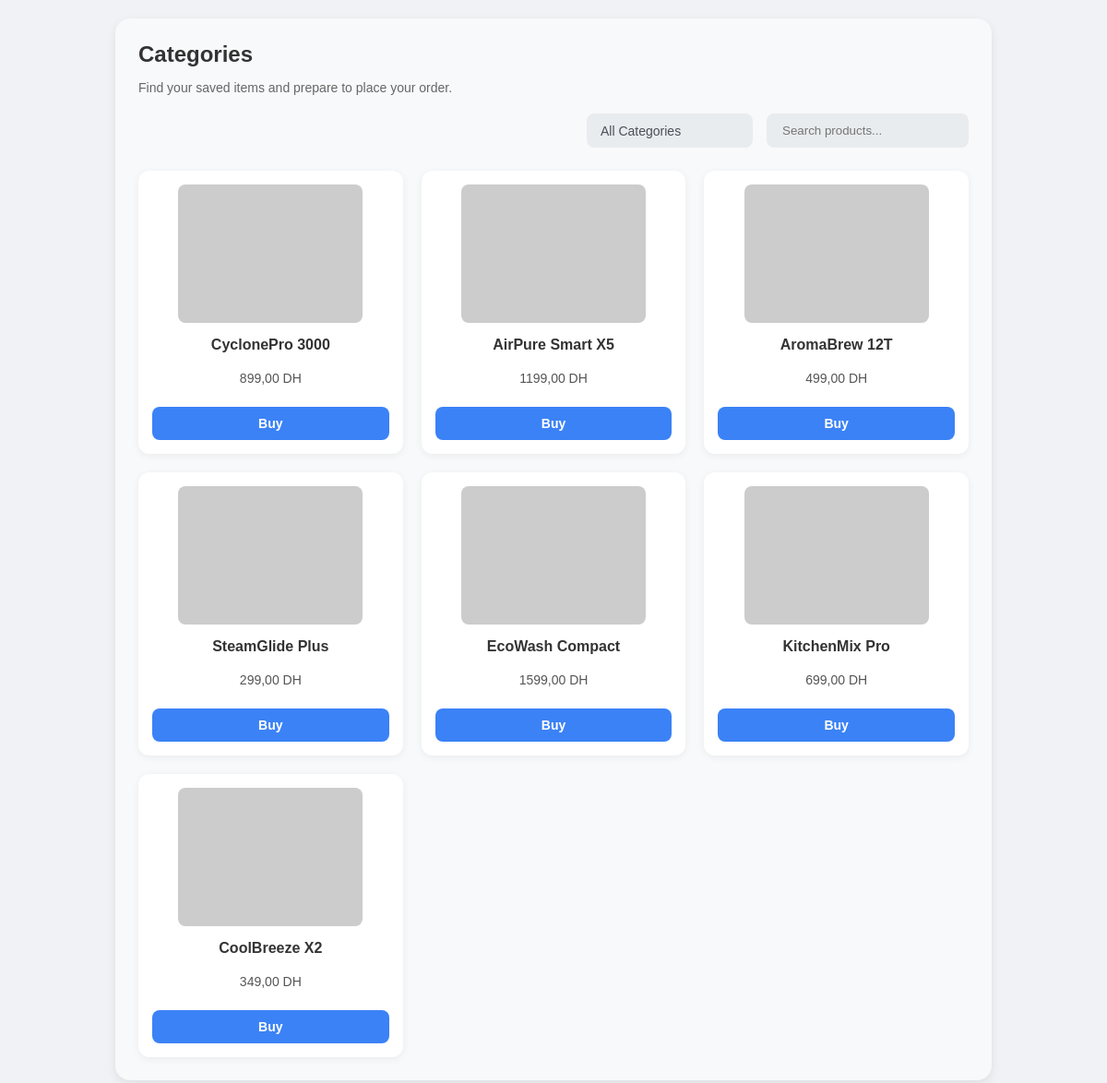
/categories.php, run on the app's committed database.
### tables this page shows
CREATE TABLE `produit` (
  `id_Produit` int(10) UNSIGNED NOT NULL,
  `libelle_Produit` varchar(255) NOT NULL,
  `product_name` varchar(255) NOT NULL,
  `Description_Produit` varchar(255) NOT NULL,
  `prix_de_vente` decimal(10,2) NOT NULL,
  `image` varchar(255) NOT NULL,
  `id_Categories` int(10) UNSIGNED NOT NULL
);

### categories.php (the view, shortened to what this page needs)
<?php
$host = "localhost";
$user = "root";
$password = "";
$database = "efm";
$conn = new mysqli($host, $user, $password, $database);
$sql = "SELECT product_name, prix_de_vente, image FROM produit ORDER BY id_Produit ASC";
$result = $conn->query($sql);
?>
<!DOCTYPE html>
<html lang="en">
<head>
    <link rel="stylesheet" href="css/categories.css">
</head>
<body>
    <div class="categories-container">
        <div class="categories-header">
            <h2>Categories</h2>
            <p>Find your saved items and prepare to place your order.</p>
        </div>
        <div class="filters">
            <div class="filter-item dropdown">
                <span>All Categories</span>
            </div>
            <div class="filter-item">
                <input type="text" placeholder="Search products...">
            </div>
        </div>
        <div class="product-grid">
            <?php if ($result && $result->num_rows > 0): ?>
                <?php while($row = $result->fetch_assoc()): ?>
                    <div class="product-card">
                        <?php
                            $image_path = "images/" . htmlspecialchars($row["image"]);
                            if (empty($row["image"]) || !file_exists($image_path)) {
                                $image_path = "https://via.placeholder.com/200x150.png?text=No+Image";
                            }
                        ?>
                        <img src="<?= $image_path ?>" alt="<?= htmlspecialchars($row["product_name"]) ?>">
                        <h3><?= htmlspecialchars($row["product_name"]) ?></h3>
                        <p class="price"><?= htmlspecialchars(number_format((float)$row["prix_de_vente"], 2, ',', '')) ?> DH</p>
                        <button class="buy-button">Buy</button>
                    </div>
                <?php endwhile; ?>
            <?php else: ?>
                <p class="no-products">No products found.</p>
            <?php endif; ?>
        </div>
    </div>
</body>
</html>

### css/categories.css (style rules this page uses)
body { font-family: Arial, sans-serif; background-color: #f0f2f5; margin: 0; padding: 20px; display: flex; justify-content: center; align-items: flex-start; min-height: 100vh; }
.categories-container { background-color: #f8f9fa; padding: 25px; border-radius: 16px; box-shadow: 0 4px 12px rgba(0, 0, 0, 0.08); width: 100%; max-width: 900px; }
.categories-header h2 { font-size: 24px; color: #333; margin-top: 0; margin-bottom: 8px; }
.categories-header p { font-size: 14px; color: #666; margin-bottom: 20px; }
.filters { display: flex; justify-content: flex-end; gap: 15px; margin-bottom: 25px; }
.filter-item { background-color: #e9ecef; padding: 10px 15px; border-radius: 8px; display: flex; align-items: center; font-size: 14px; color: #495057; min-width: 150px; }
.filter-item input[type="text"] { border: none; background-color: transparent; outline: none; flex-grow: 1; }
.filter-item.dropdown span { flex-grow: 1; }
.product-grid { display: grid; grid-template-columns: repeat( auto-fit, minmax(220px, 1fr) ); gap: 20px; }
.product-card { background-color: #ffffff; border-radius: 12px; box-shadow: 0 2px 8px rgba(0, 0, 0, 0.06); padding: 15px; text-align: center; display: flex; flex-direction: column; justify-content: space-between; }
.product-card img { max-width: 80%; height: 150px; object-fit: contain; margin: 0 auto 15px auto; border-radius: 8px; }
.product-card h3 { font-size: 16px; color: #333; margin: 0 0 5px 0; font-weight: 600; }
.product-card .price { font-size: 14px; color: #555; margin-bottom: 8px; }
.product-card .buy-button { background-color: #3b82f6; color: white; border: none; padding: 10px 15px; border-radius: 8px; font-size: 14px; font-weight: bold; cursor: pointer; transition: background-color 0.2s ease; width: 100%; margin-top: auto; }

### data on the page
produit: product_name "CyclonePro 3000", prix_de_vente "899,00"
produit: product_name "AirPure Smart X5", prix_de_vente "1199,00"
produit: product_name "AromaBrew 12T", prix_de_vente "499,00"
produit: product_name "SteamGlide Plus", prix_de_vente "299,00"
produit: product_name "EcoWash Compact", prix_de_vente "1599,00"
produit: product_name "KitchenMix Pro", prix_de_vente "699,00"
produit: product_name "CoolBreeze X2", prix_de_vente "349,00"
